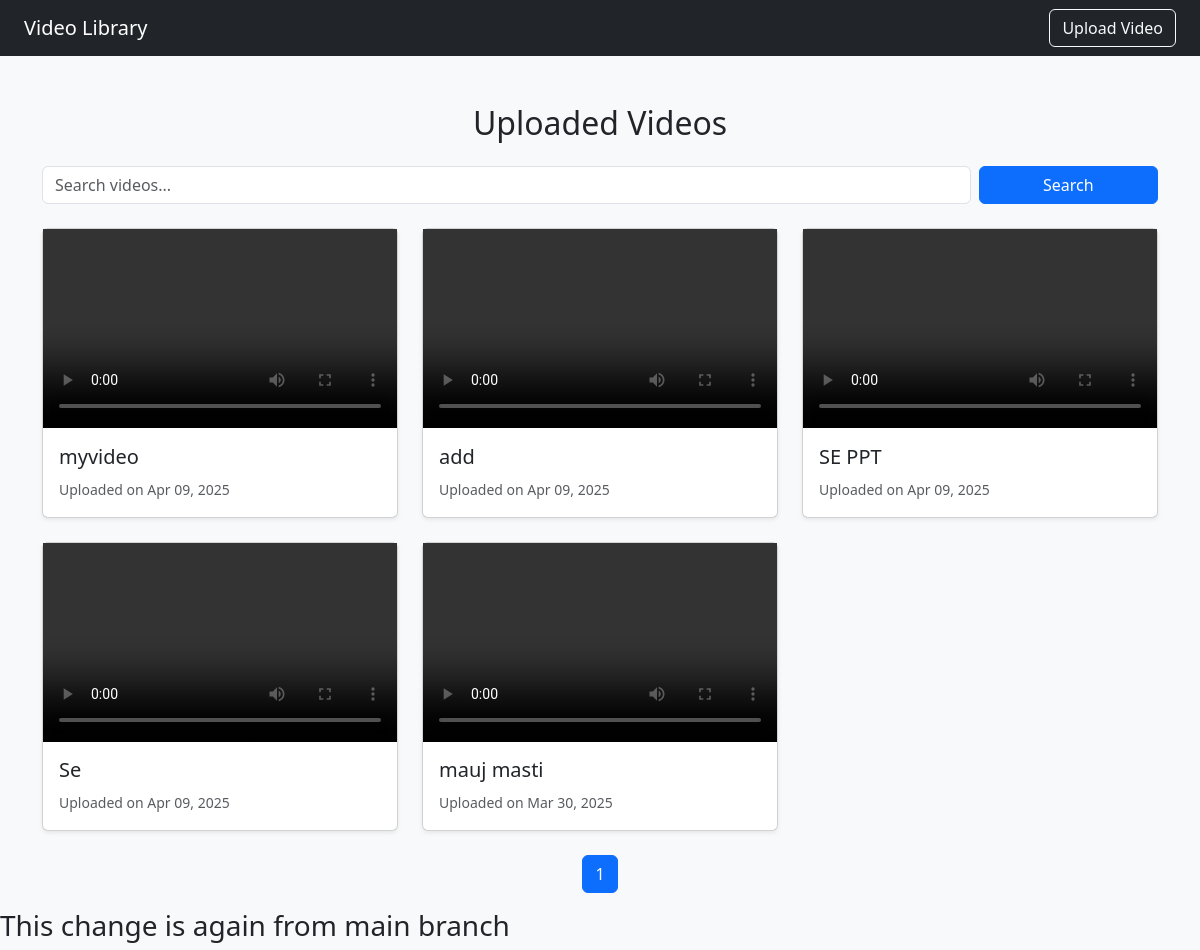
The page / on the database its author committed.
### player/models.py (models this page shows)
class Video(models.Model):
    title = models.CharField(max_length=255)
    video_file = models.FileField(upload_to='videos/')
    uploaded_at = models.DateTimeField(auto_now_add=True)

### player/views.py (the view)
# urls.py: path('', video_list, name='video_list'),
def video_list(request):
    search_query = request.GET.get('q', '')
    if search_query:
        videos = Video.objects.filter(title__icontains=search_query).order_by('-uploaded_at')
    else:
        videos = Video.objects.all().order_by('-uploaded_at')
    paginator = Paginator(videos, 6)
    page_number = request.GET.get('page')
    page_obj = paginator.get_page(page_number)
    context = {
        'page_obj': page_obj,
        'search_query': search_query,
    }
    return render(request, 'player/video_list.html', context)

### player/templates/player/video_list.html (shortened to what this page needs)
{% load static %}
<!DOCTYPE html>
<html lang="en">
<head>
    <link href="https://cdn.jsdelivr.net/npm/bootstrap@5.3.0/dist/css/bootstrap.min.css" rel="stylesheet">
</head>
<body class="bg-light">
<nav class="navbar navbar-dark bg-dark px-4">
    <a class="navbar-brand" href="/">Video Library</a>
    <a class="btn btn-outline-light" href="{% url 'upload_video' %}">Upload Video</a>
</nav>
<div class="container mt-5">
    <h2 class="mb-4 text-center">Uploaded Videos</h2>
    <form method="get" class="row g-2 mb-4">
        <div class="col-md-10">
            <input type="text" name="q" class="form-control" placeholder="Search videos..." value="{{ search_query }}">
        </div>
        <div class="col-md-2">
            <button type="submit" class="btn btn-primary w-100">Search</button>
        </div>
    </form>
    {% if page_obj.object_list %}
        <div class="row row-cols-1 row-cols-md-2 row-cols-lg-3 g-4">
            {% for video in page_obj.object_list %}
                <div class="col">
                    <div class="card shadow-sm h-100">
                        <div class="ratio ratio-16x9">
                            <video controls>
                                <source src="{{ video.video_file.url }}" type="video/mp4">
                            </video>
                        </div>
                        <div class="card-body">
                            <h5 class="card-title">{{ video.title }}</h5>
                            <p class="card-text"><small class="text-muted">
                                Uploaded on {{ video.uploaded_at|date:"M d, Y" }}
                            </small></p>
                        </div>
                    </div>
                </div>
            {% endfor %}
        </div>
        <nav class="mt-4">
            <ul class="pagination justify-content-center">
                <li class="page-item active"><a class="page-link">{{ page_obj.number }}</a></li>
            </ul>
        </nav>
    {% else %}
        <div class="no-videos text-center">No videos found.</div>
    {% endif %}
</div>
<h3>This change is again from main branch</h3>
</body>
</html>

### rows shown on the page
Video: title "myvideo", uploaded_at "Apr 09, 2025"
Video: title "add", uploaded_at "Apr 09, 2025"
Video: title "SE PPT", uploaded_at "Apr 09, 2025"
Video: title "Se", uploaded_at "Apr 09, 2025"
Video: title "mauj masti", uploaded_at "Mar 30, 2025"

### other values the page prints
{{ page_obj.number }} "1"
